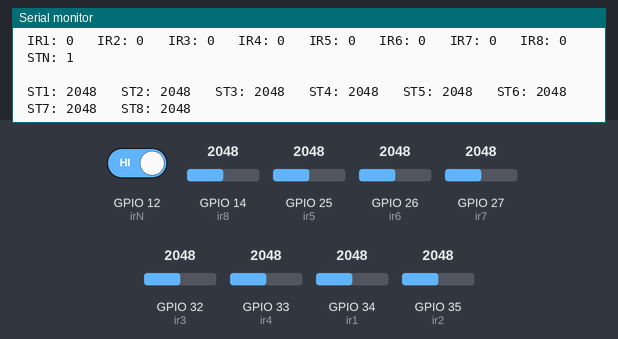
Simulated run of this program. Board: ESP32. Parts: the last lines printed to the serial monitor. Inputs (shaded band) come from the test bench; at power-on: GPIO 26 (ir6) = 2048, GPIO 27 (ir7) = 2048, GPIO 12 (irN) HIGH, GPIO 14 (ir8) = 2048, GPIO 25 (ir5) = 2048, GPIO 32 (ir3) = 2048, GPIO 33 (ir4) = 2048, GPIO 34 (ir1) = 2048, GPIO 35 (ir2) = 2048.

Above: at 7.2 s.
7.3 s: GPIO 26 (ir6) set to 1038
At 7.42 s:
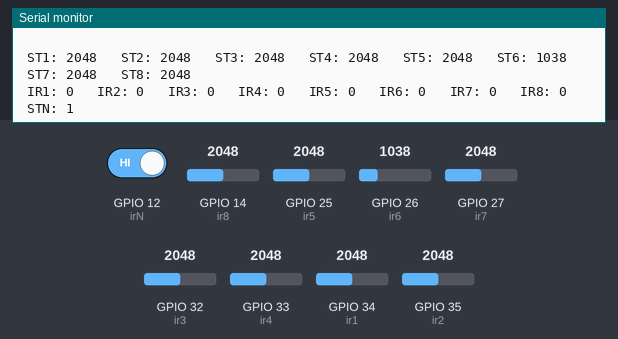
10.3 s: GPIO 26 (ir6) set to 942
At 10.51 s:
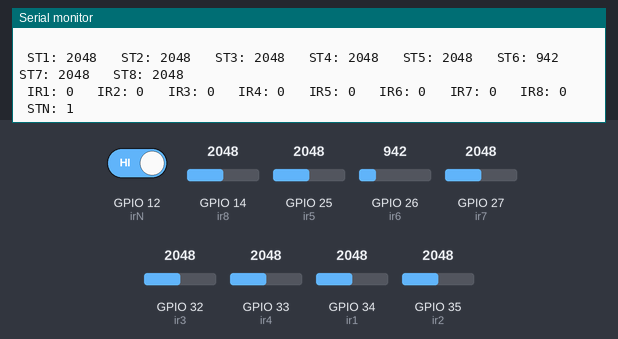
13.3 s: GPIO 27 (ir7) set to 1069
At 13.42 s:
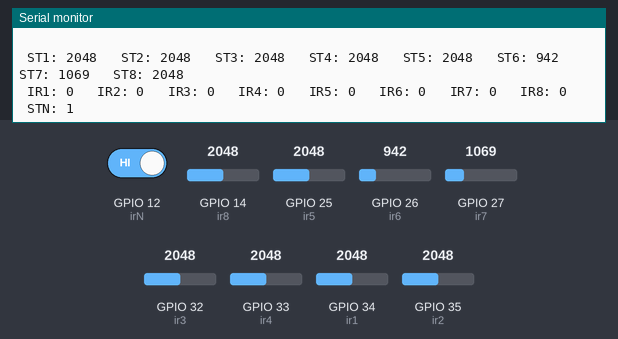

The program:

main.cpp
```cpp
#include <Arduino.h>

#define ir1 34
#define ir2 35
#define ir3 32
#define ir4 33
#define ir5 25
#define ir6 26
#define ir7 27
#define ir8 14
#define irN 12


#define thr1 3600
#define thr2 3600
#define thr3 3600
#define thr4 3600
#define thr5 3600
#define thr6 3600
#define thr7 3600
#define thr8 3600

int st1, st2, st3, st4, st5, st6, st7, st8, stN, isblack;


void setup() {
  Serial.begin(9600);

  // Configure sensor pins as inputs
  pinMode(ir1, INPUT);
  pinMode(ir2, INPUT);
  pinMode(ir3, INPUT);
  pinMode(ir4, INPUT);
  pinMode(ir5, INPUT);
  pinMode(ir6, INPUT);
  pinMode(ir7, INPUT);
  pinMode(ir8, INPUT);
  pinMode(irN, INPUT);
}

void loop() {
  st1 = analogRead(ir1);
  st2 = analogRead(ir2);
  st3 = analogRead(ir3);
  st4 = analogRead(ir4);
  st5 = analogRead(ir5);
  st6 = analogRead(ir6);
  st7 = analogRead(ir7);
  st8 = analogRead(ir8);
  stN = digitalRead(irN);


  Serial.print(" ST1: ");
  Serial.print(st1);
  Serial.print("\t ST2: ");
  Serial.print(st2);
  Serial.print("\t ST3: ");
  Serial.print(st3);
  Serial.print("\t ST4: ");
  Serial.print(st4);
  Serial.print("\t ST5: ");
  Serial.print(st5);
  Serial.print("\t ST6: ");
  Serial.print(st6);
  Serial.print("\t ST7: ");
  Serial.print(st7);
  Serial.print("\t ST8: ");
  Serial.println(st8);


  if (st1 > thr1 )    st1 = 1 ; else st1 = 0;
  if (st2 > thr2 )    st2 = 1 ; else st2 = 0;
  if (st3 > thr3 )    st3 = 1 ; else st3 = 0;
  if (st4 > thr4 )    st4 = 1 ; else st4 = 0;
  if (st5 > thr5 )    st5 = 1 ; else st5 = 0;
  if (st6 > thr6 )    st6 = 1 ; else st6 = 0;
  if (st7 > thr7 )    st7 = 1 ; else st7 = 0;
  if (st8 > thr8 )    st8 = 1 ; else st8 = 0;

  Serial.print(" IR1: ");
  Serial.print(st1);
  Serial.print("\t IR2: ");
  Serial.print(st2);
  Serial.print("\t IR3: ");
  Serial.print(st3);
  Serial.print("\t IR4: ");
  Serial.print(st4);
  Serial.print("\t IR5: ");
  Serial.print(st5);
  Serial.print("\t IR6: ");
  Serial.print(st6);
  Serial.print("\t IR7: ");
  Serial.print(st7);
  Serial.print("\t IR8: ");
  Serial.print(st8);
  Serial.print("\t STN: ");
  Serial.println(stN);
  Serial.println(" ");


}
```

Measured:
- after the input at 7.3 s, the serial monitor: prints a new line at once (image 1)
- after the input at 10.3 s, the serial monitor: prints a new line after 0.11 s (image 2)
- after the input at 13.3 s, the serial monitor: prints a new line at once (image 3)
